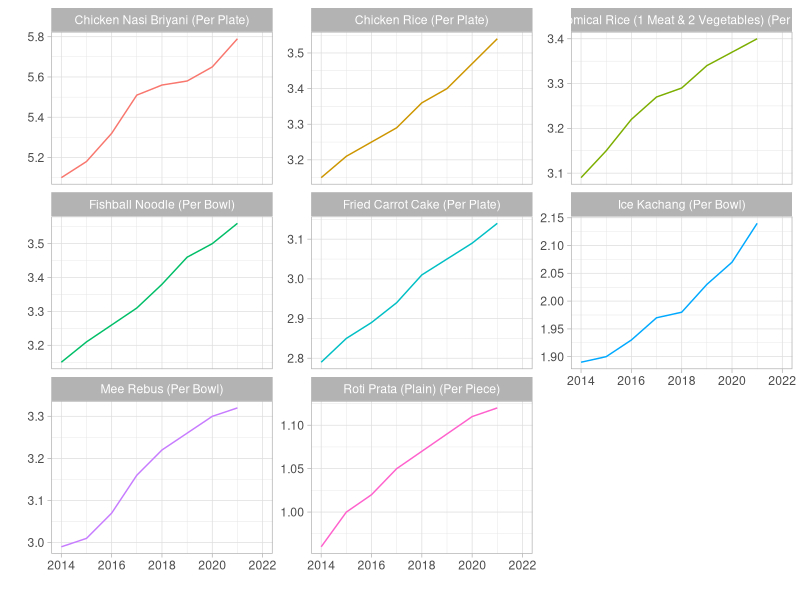
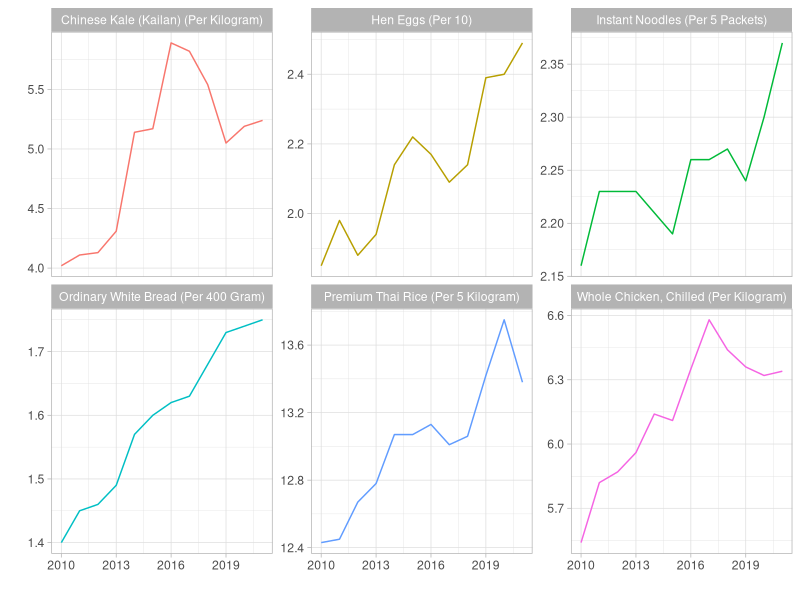
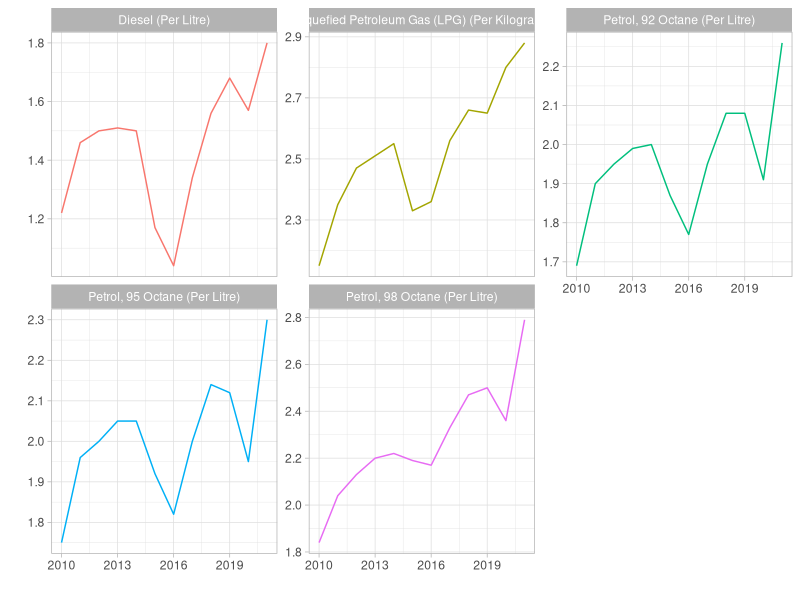
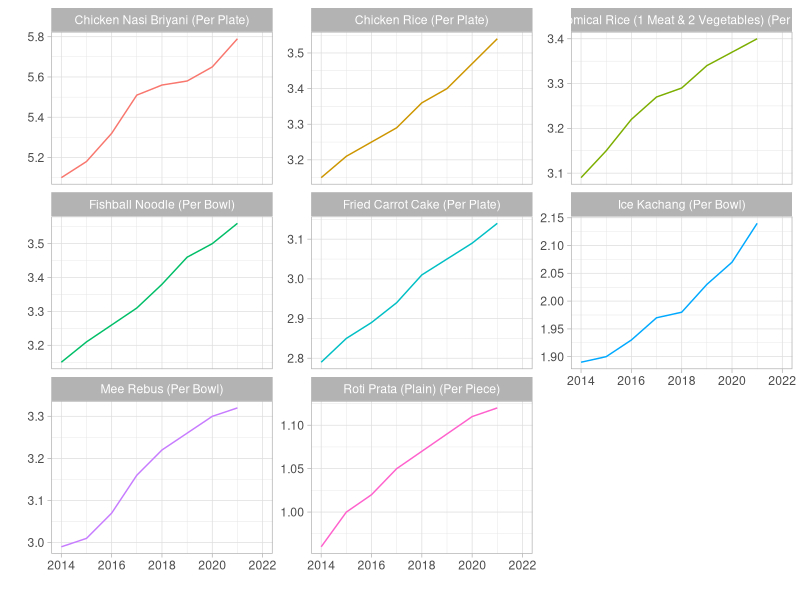
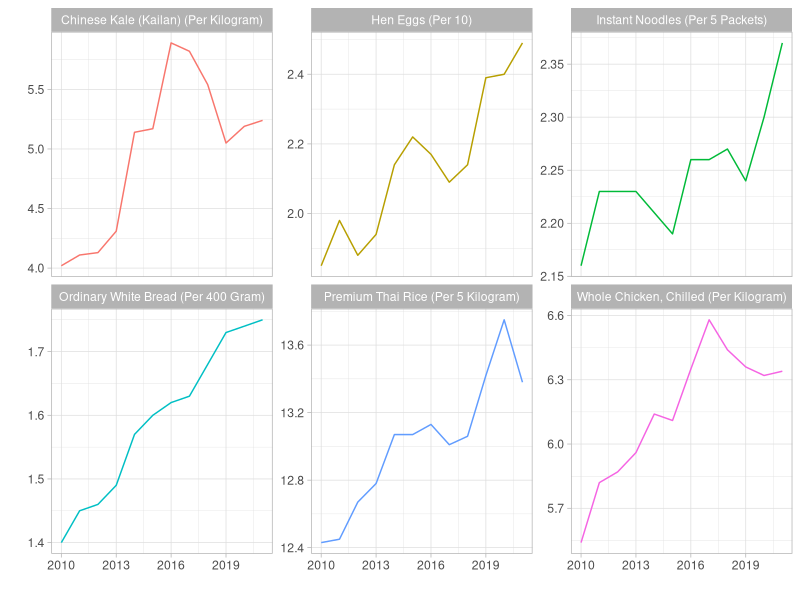
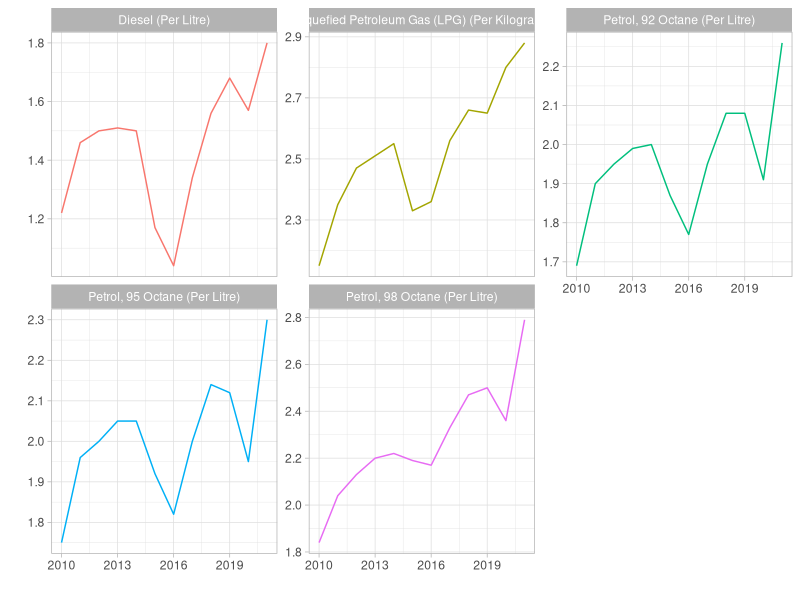

Source code (R) for these figures, in order:
# Setup
library(tidyverse)
library(scales)

raw_prices <- read_csv("data/retail-prices-consumer-items/M212951-table.csv", skip = 10)

# Wrangle
# Remove bottom rows
prices <- raw_prices[-c(70:86), ]

# Rename item column
prices <- prices %>% 
  rename(item = `Data Series`)

# Convert character columns to numeric
prices <- prices %>%
  mutate(across(10:13, as.numeric))

# Change to tidy format
tidy_prices <- prices %>%
  pivot_longer(2:13,
               names_to = "year",
               values_to = "price")

# Change year to numeric
tidy_prices$year <- as.numeric(as.character(tidy_prices$year))

# Visualize
# Price of typical dishes
items_selected <- c("Fishball Noodle (Per Bowl)", "Mee Rebus (Per Bowl)", "Chicken Rice (Per Plate)", "Chicken Nasi Briyani (Per Plate)", "Economical Rice (1 Meat & 2 Vegetables) (Per Plate)", "Roti Prata (Plain) (Per Piece)", "Fried Carrot Cake (Per Plate)", "Ice Kachang (Per Bowl)")

tidy_prices %>% 
  filter(item %in% items_selected) %>% 
  ggplot(aes(x = year, y = price, colour = item)) +
  geom_line(show.legend = FALSE) +
  facet_wrap(~item, scales = "free_y") +
  scale_x_continuous(limits = c(2014, 2022)) +
  theme_light() +
  labs(x = "", y = "")

# Save image
ggsave("figures/price-typical-dishes.png", width = 7, height = 5)

# Price of selected household groceries
items_selected <- c("Premium Thai Rice (Per 5 Kilogram)", "Ordinary White Bread (Per 400 Gram)", "Instant Noodles (Per 5 Packets)", "Whole Chicken, Chilled (Per Kilogram)", "Hen Eggs (Per 10)", "Chinese Kale (Kailan) (Per Kilogram)")

tidy_prices %>% 
  filter(item %in% items_selected) %>% 
  ggplot(aes(x = year, y = price, colour = item)) +
  geom_line(show.legend = FALSE) +
  facet_wrap(~item, scales = "free_y") +
  theme_light() +
  labs(x = "", y = "")

# Save image
ggsave("figures/price-household-groceries.png", width = 7, height = 5)

# Price of fuel
items_selected <- c("Diesel (Per Litre)", "Petrol, 98 Octane (Per Litre)", "Petrol, 95 Octane (Per Litre)", "Petrol, 92 Octane (Per Litre)", "Liquefied Petroleum Gas (LPG) (Per Kilogram)")

tidy_prices %>% 
  filter(item %in% items_selected) %>% 
  ggplot(aes(x = year, y = price, colour = item)) +
  geom_line(show.legend = FALSE) +
  facet_wrap(~item, scales = "free_y") +
  theme_light() +
  labs(x = "", y = "")

# Save image
ggsave("figures/price-fuel.png", width = 7, height = 5)
  
